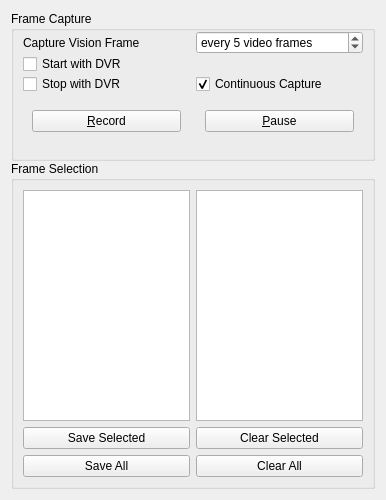
<?xml version="1.0" encoding="UTF-8"?>
<ui version="4.0">
 <class>toVisionWidget</class>
 <widget class="QWidget" name="toVisionWidget">
  <property name="geometry">
   <rect>
    <x>0</x>
    <y>0</y>
    <width>386</width>
    <height>500</height>
   </rect>
  </property>
  <property name="minimumSize">
   <size>
    <width>0</width>
    <height>500</height>
   </size>
  </property>
  <property name="windowTitle">
   <string>Form</string>
  </property>
  <layout class="QGridLayout" name="gridLayout">
   <property name="verticalSpacing">
    <number>0</number>
   </property>
   <item row="2" column="0" colspan="4">
    <widget class="QGroupBox" name="groupBox_2">
     <property name="title">
      <string>Frame Selection</string>
     </property>
     <layout class="QGridLayout" name="gridLayout_3">
      <item row="0" column="0">
       <widget class="QListView" name="FramesView">
        <property name="sizePolicy">
         <sizepolicy hsizetype="Expanding" vsizetype="Expanding">
          <horstretch>0</horstretch>
          <verstretch>1</verstretch>
         </sizepolicy>
        </property>
       </widget>
      </item>
      <item row="0" column="1">
       <widget class="QTableView" name="SelectedFramesView"/>
      </item>
      <item row="1" column="1">
       <widget class="QPushButton" name="pushButton_2">
        <property name="text">
         <string>Clear Selected</string>
        </property>
       </widget>
      </item>
      <item row="2" column="1">
       <widget class="QPushButton" name="pushButton_3">
        <property name="text">
         <string>Clear All</string>
        </property>
       </widget>
      </item>
      <item row="1" column="0">
       <widget class="QPushButton" name="bsave">
        <property name="text">
         <string>Save Selected</string>
        </property>
       </widget>
      </item>
      <item row="2" column="0">
       <widget class="QPushButton" name="pushButton">
        <property name="text">
         <string>Save All</string>
        </property>
       </widget>
      </item>
     </layout>
    </widget>
   </item>
   <item row="0" column="0" colspan="4">
    <widget class="QGroupBox" name="groupBox">
     <property name="maximumSize">
      <size>
       <width>16777215</width>
       <height>150</height>
      </size>
     </property>
     <property name="title">
      <string>Frame Capture</string>
     </property>
     <layout class="QGridLayout" name="gridLayout_2">
      <property name="topMargin">
       <number>0</number>
      </property>
      <property name="bottomMargin">
       <number>9</number>
      </property>
      <property name="verticalSpacing">
       <number>0</number>
      </property>
      <item row="1" column="0">
       <widget class="QCheckBox" name="startWithDVR">
        <property name="text">
         <string>Start with DVR</string>
        </property>
        <property name="checked">
         <bool>false</bool>
        </property>
       </widget>
      </item>
      <item row="3" column="1">
       <widget class="QStackedWidget" name="stopFrameRecordSettings">
        <property name="currentIndex">
         <number>1</number>
        </property>
        <widget class="QWidget" name="page_3">
         <layout class="QVBoxLayout" name="verticalLayout_3">
          <item>
           <widget class="QSpinBox" name="nframes">
            <property name="maximumSize">
             <size>
              <width>150</width>
              <height>16777215</height>
             </size>
            </property>
            <property name="frame">
             <bool>true</bool>
            </property>
            <property name="specialValueText">
             <string>1 frame</string>
            </property>
            <property name="suffix">
             <string> frames</string>
            </property>
            <property name="prefix">
             <string>record </string>
            </property>
            <property name="minimum">
             <number>1</number>
            </property>
            <property name="maximum">
             <number>100000</number>
            </property>
            <property name="value">
             <number>100</number>
            </property>
           </widget>
          </item>
         </layout>
        </widget>
        <widget class="QWidget" name="page_4">
         <layout class="QVBoxLayout" name="verticalLayout_5">
          <item>
           <widget class="QPushButton" name="stopRecordFrames">
            <property name="statusTip">
             <string>Stop recording</string>
            </property>
            <property name="text">
             <string>&amp;Pause</string>
            </property>
            <property name="icon">
             <iconset>
              <normaloff>:/icons/icons/media-playback-stop.svg</normaloff>:/icons/icons/media-playback-stop.svg</iconset>
            </property>
            <property name="shortcut">
             <string>S</string>
            </property>
           </widget>
          </item>
         </layout>
        </widget>
       </widget>
      </item>
      <item row="2" column="1">
       <widget class="QCheckBox" name="continuous">
        <property name="text">
         <string>Continuous Capture</string>
        </property>
        <property name="checked">
         <bool>true</bool>
        </property>
       </widget>
      </item>
      <item row="3" column="0">
       <widget class="QStackedWidget" name="startFrameRecordSettings">
        <property name="currentIndex">
         <number>0</number>
        </property>
        <widget class="QWidget" name="page">
         <layout class="QVBoxLayout" name="verticalLayout_4">
          <item>
           <widget class="QPushButton" name="recordFrames">
            <property name="statusTip">
             <string>Record video</string>
            </property>
            <property name="text">
             <string>&amp;Record</string>
            </property>
            <property name="icon">
             <iconset>
              <normaloff>:/icons/icons/media-record.svg</normaloff>:/icons/icons/media-record.svg</iconset>
            </property>
            <property name="shortcut">
             <string>R</string>
            </property>
           </widget>
          </item>
         </layout>
        </widget>
        <widget class="QWidget" name="page_2">
         <layout class="QVBoxLayout" name="verticalLayout_2">
          <item>
           <widget class="QSpinBox" name="delay">
            <property name="suffix">
             <string> frames</string>
            </property>
            <property name="prefix">
             <string>delay </string>
            </property>
           </widget>
          </item>
         </layout>
        </widget>
       </widget>
      </item>
      <item row="2" column="0">
       <widget class="QCheckBox" name="stopWithDVR">
        <property name="text">
         <string>Stop with DVR</string>
        </property>
       </widget>
      </item>
      <item row="0" column="1">
       <widget class="QSpinBox" name="skip">
        <property name="maximumSize">
         <size>
          <width>16777215</width>
          <height>16777215</height>
         </size>
        </property>
        <property name="specialValueText">
         <string>every frame</string>
        </property>
        <property name="suffix">
         <string> video frames</string>
        </property>
        <property name="prefix">
         <string>every </string>
        </property>
        <property name="minimum">
         <number>1</number>
        </property>
        <property name="value">
         <number>5</number>
        </property>
       </widget>
      </item>
      <item row="0" column="0">
       <widget class="QLabel" name="label">
        <property name="text">
         <string>Capture Vision Frame</string>
        </property>
       </widget>
      </item>
     </layout>
    </widget>
   </item>
  </layout>
 </widget>
 <resources/>
 <connections/>
</ui>
